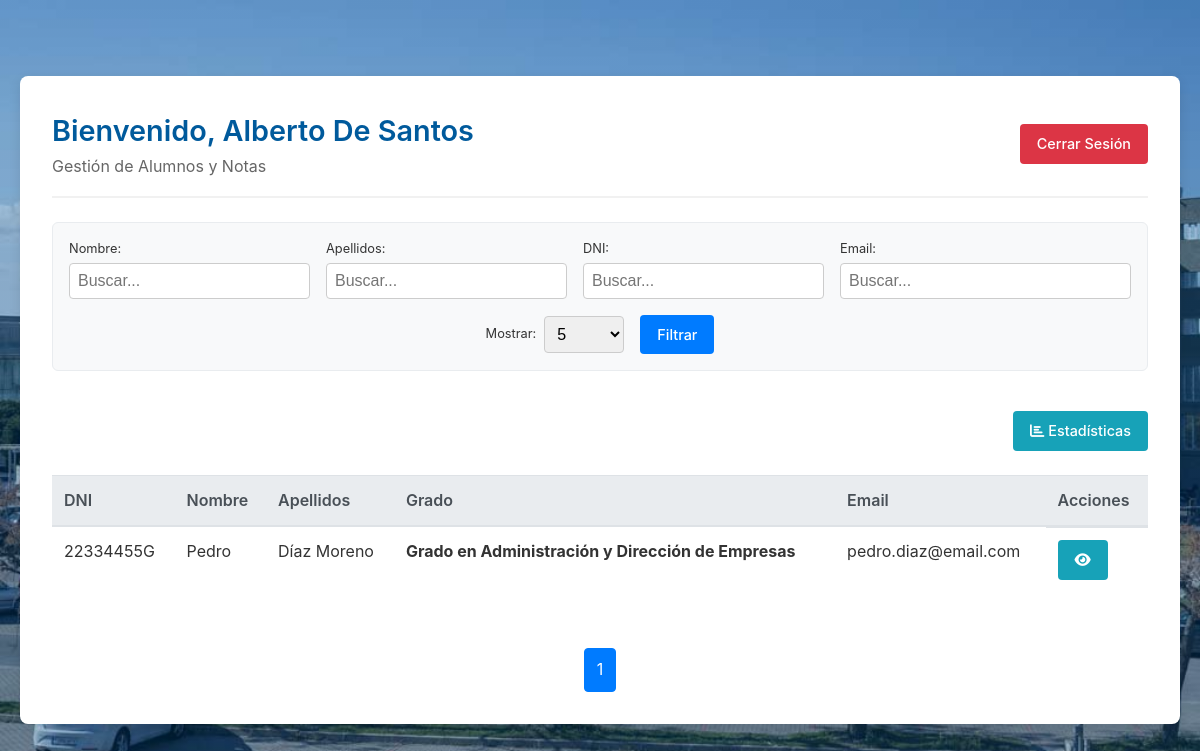
/index.php (signed in), run on the app's committed database.
### tables this page shows
CREATE TABLE IF NOT EXISTS tbl_alumnos (
    id INT AUTO_INCREMENT PRIMARY KEY,
    dni VARCHAR(15) NOT NULL UNIQUE,
    nombre VARCHAR(50) NOT NULL,
    apellido1 VARCHAR(50) NOT NULL,
    apellido2 VARCHAR(50),
    email VARCHAR(100) UNIQUE,
    fecha_nacimiento DATE NOT NULL
);

### index.php (the view, shortened to what this page needs)
<?php
require_once './conexion/connection.php';
$usuario = $_SESSION['user_nombre'];
$search_nombre = isset($_GET['search_nombre']) ? trim($_GET['search_nombre']) : '';
$search_apellido = isset($_GET['search_apellido']) ? trim($_GET['search_apellido']) : '';
$search_dni = isset($_GET['search_dni']) ? trim($_GET['search_dni']) : '';
$search_email = isset($_GET['search_email']) ? trim($_GET['search_email']) : '';
$limit = isset($_GET['limit']) ? (int)$_GET['limit'] : 5;
$page = isset($_GET['page']) ? (int)$_GET['page'] : 1;
$offset = ($page - 1) * $limit;
$params = [];
$rolUsuario = $_SESSION['user_rol'] ?? '';
$esProfesor = ($rolUsuario === 'profesor');
if ($esProfesor) {
    $sql = "SELECT DISTINCT a.*, g.nombre AS nombre_grado
            FROM tbl_alumnos a
            LEFT JOIN tbl_matriculas m ON a.id = m.id_alumno
            LEFT JOIN tbl_grados g ON m.id_grado = g.id
            INNER JOIN tbl_notas n ON a.id = n.id_alumno
            INNER JOIN tbl_profesor_asignatura pa ON n.id_asignatura = pa.id_asignatura
            WHERE pa.id_profesor = :id_profesor
            ";
    $params[':id_profesor'] = $_SESSION['user_id'];
} else {
    $sql = "SELECT a.*, g.nombre AS nombre_grado
            FROM tbl_alumnos a
            LEFT JOIN tbl_matriculas m ON a.id = m.id_alumno
            LEFT JOIN tbl_grados g ON m.id_grado = g.id
            WHERE 1=1";
}
if ($esProfesor) {
    $sqlCount = "SELECT COUNT(DISTINCT a.id) FROM tbl_alumnos a
                 LEFT JOIN tbl_matriculas m ON a.id = m.id_alumno
                 LEFT JOIN tbl_grados g ON m.id_grado = g.id
                 INNER JOIN tbl_notas n ON a.id = n.id_alumno
                 INNER JOIN tbl_profesor_asignatura pa ON n.id_asignatura = pa.id_asignatura
                 WHERE pa.id_profesor = :id_profesor";
} else {
    $sqlCount = "SELECT COUNT(*) FROM tbl_alumnos a
                 LEFT JOIN tbl_matriculas m ON a.id = m.id_alumno
                 LEFT JOIN tbl_grados g ON m.id_grado = g.id
                 WHERE 1=1";
}
$stmtCount = $conn->prepare($sqlCount);
$stmtCount->execute($params);
$totalRecords = $stmtCount->fetchColumn();
$totalPages = ($totalRecords > 0) ? (int)ceil($totalRecords / $limit) : 1;
$sql .= " LIMIT :limit OFFSET :offset";
$stmt = $conn->prepare($sql);
foreach ($params as $key => $value) {
    $stmt->bindValue($key, $value);
}
$stmt->bindValue(':limit', $limit, PDO::PARAM_INT);
$stmt->bindValue(':offset', $offset, PDO::PARAM_INT);
$stmt->execute();
$result = $stmt->fetchAll(PDO::FETCH_ASSOC);
$queryParams = http_build_query([
    'search_nombre' => $search_nombre,
    'search_apellido' => $search_apellido,
    'search_dni' => $search_dni,
    'search_email' => $search_email,
    'limit' => $limit
]);
?>
<!DOCTYPE html>
<html lang="es">
<head>
    <link rel="stylesheet" href="./css/style.css">
    <link rel="stylesheet" href="https://cdnjs.cloudflare.com/ajax/libs/font-awesome/6.0.0/css/all.min.css">
</head>
<body>
    <div class="dashboard-container">
        <div class="dashboard-header">
            <div>
                <h1>Bienvenido, <?php echo htmlspecialchars($usuario); ?></h1>
                <p>Gestión de Alumnos y Notas</p>
            </div>
            <div>
                <a href="./proc/logout.php" class="btn btn-danger">Cerrar Sesión</a>
            </div>
        </div>
        <div class="filters">
            <form action="./index.php" method="GET" class="filter-form">
                <div class="filter-row">
                    <div class="filter-group">
                        <label for="search_nombre" class="filter-label">Nombre:</label>
                        <input type="text" name="search_nombre" id="search_nombre" placeholder="Buscar..." value="<?php echo htmlspecialchars($search_nombre); ?>">
                    </div>
                    <div class="filter-group">
                        <label for="search_apellido" class="filter-label">Apellidos:</label>
                        <input type="text" name="search_apellido" id="search_apellido" placeholder="Buscar..." value="<?php echo htmlspecialchars($search_apellido); ?>">
                    </div>
                    <div class="filter-group">
                        <label for="search_dni" class="filter-label">DNI:</label>
                        <input type="text" name="search_dni" id="search_dni" placeholder="Buscar..." value="<?php echo htmlspecialchars($search_dni); ?>">
                    </div>
                    <div class="filter-group large">
                        <label for="search_email" class="filter-label">Email:</label>
                        <input type="text" name="search_email" id="search_email" placeholder="Buscar..." value="<?php echo htmlspecialchars($search_email); ?>">
                    </div>
                </div>
                <div class="filter-actions">
                    <div class="limit-group">
                        <div class="limit-wrapper">
                            <label for="limit" class="limit-label">Mostrar:</label>
                            <select name="limit" id="limit" onchange="this.form.submit()" class="limit-select">
                                <option value="5" <?php if ($limit == 5) echo 'selected'; ?>>5</option>
                            </select>
                        </div>
                        <button type="submit" class="btn btn-primary">Filtrar</button>
                    </div>
                    <div class="action-buttons">
                        <a href="./view/estadisticas.php" class="btn btn-info"><i class="fas fa-chart-bar"></i> Estadísticas</a>
                    </div>
                </div>
            </form>
        </div>
        <div class="table-responsive">
            <table class="table">
                <thead>
                    <tr>
                        <th>DNI</th>
                        <th>Nombre</th>
                        <th>Apellidos</th>
                        <th>Grado</th>
                        <th>Email</th>
                        <th>Acciones</th>
                    </tr>
                </thead>
                <tbody>
                    <?php if (count($result) > 0): ?>
                        <?php foreach ($result as $row): ?>
                            <tr>
                                <td><?php echo htmlspecialchars($row['dni']); ?></td>
                                <td><?php echo htmlspecialchars($row['nombre']); ?></td>
                                <td><?php echo htmlspecialchars($row['apellido1'] . ' ' . $row['apellido2']); ?></td>
                                <td>
                                    <?php
                                    if (!empty($row['nombre_grado'])) {
                                        echo "<b>" . htmlspecialchars($row['nombre_grado']) . "</b>";
                                    } else {
                                        echo '<span style="color:#999; font-style:italic;">Sin matricular</span>';
                                    }
                                    ?>
                                </td>
                                <td><?php echo htmlspecialchars($row['email']); ?></td>
                                <td class="actions">
                                    <a href="./view/ver_alumno.php?id=<?php echo $row['id']; ?>" class="btn btn-info" title="Ver Notas"><i class="fas fa-eye"></i></a>
                                </td>
                            </tr>
                        <?php endforeach; ?>
                    <?php else: ?>
                        <tr>
                            <td colspan="6" class="text-center">No se encontraron alumnos.</td>
                        </tr>
                    <?php endif; ?>
                </tbody>
            </table>
        </div>
        <?php if ($totalPages > 1): ?>
            <div class="pagination">
                <?php if ($page > 1): ?>
                    <a href="?page=<?php echo $page - 1; ?>&<?php echo $queryParams; ?>">&laquo; Anterior</a>
                <?php endif; ?>
                <?php for ($i = 1; $i <= $totalPages; $i++): ?>
                    <a href="?page=<?php echo $i; ?>&<?php echo $queryParams; ?>" class="<?php if ($i == $page) echo 'active'; ?>"><?php echo $i; ?></a>
                <?php endfor; ?>
                <?php if ($page < $totalPages): ?>
                    <a href="?page=<?php echo $page + 1; ?>&<?php echo $queryParams; ?>">Siguiente &raquo;</a>
                <?php endif; ?>
            </div>
        <?php else: ?>
            <div class="pagination">
                <?php for ($i = 1; $i <= $totalPages; $i++): ?>
                    <a href="?page=<?php echo $i; ?>&<?php echo $queryParams; ?>" class="<?php if ($i == $page) echo 'active'; ?>">
                        <?php echo $i; ?>
                    </a>
                <?php endfor; ?>
            </div>
        <?php endif; ?>
    </div>
</body>
</html>

### css/style.css (style rules this page uses)
* { margin: 0; padding: 0; box-sizing: border-box; }
body { font-family: -apple-system, BlinkMacSystemFont, "Segoe UI", Roboto, Helvetica, Arial, sans-serif; color: #333; line-height: 1.6; background-color: #f4f7f6; background-image: linear-gradient(rgba(0, 90, 156, 0.3), rgba(0, 90, 156, 0.3)), url('../img/escuela.jpg'); background-size: cover; background-position: center center; background-repeat: no-repeat; background-attachment: fixed; display: flex; justify-content: center; align-items: center; min-height: 100vh; padding: 20px; }
h1 { text-align: center; color: #005A9C; margin-bottom: 1.5rem; font-weight: 600; }
a { color: #007BFF; text-decoration: none; transition: color 0.3s ease; }
.dashboard-container { width: 100%; max-width: 1200px; background: #fff; border-radius: 8px; box-shadow: 0 4px 12px rgba(0, 0, 0, 0.1); padding: 2rem; margin: 2rem auto; display: flex; flex-direction: column; gap: 1.5rem; }
.dashboard-header { display: flex; justify-content: space-between; align-items: center; border-bottom: 2px solid #f1f1f1; padding-bottom: 1rem; flex-wrap: wrap; gap: 1rem; }
.dashboard-header h1 { margin: 0; text-align: left; font-size: 1.8rem; }
.dashboard-header p { color: #666; margin: 0; }
.filters { background: #f8f9fa; padding: 1rem; border-radius: 6px; border: 1px solid #e9ecef; position: relative; }
.action-buttons-moved { display: flex; justify-content: flex-end; gap: 1rem; margin-top: 1rem; flex-wrap: wrap; }
.filters input[type="text"], .filters select { padding: 0.5rem; border: 1px solid #ccc; border-radius: 4px; font-size: 1rem; }
.btn { display: inline-block; padding: 0.5rem 1rem; border-radius: 4px; text-decoration: none; font-weight: 500; cursor: pointer; transition: background-color 0.2s; border: 1px solid transparent; font-size: 0.9rem; text-align: center; font-family: inherit; line-height: 1.5; vertical-align: middle; }
.btn-primary { background-color: #007BFF; color: white; }
.btn-danger { background-color: #dc3545; color: white; }
.btn-info { background-color: #17a2b8; color: white; }
.table-responsive { overflow-x: auto; }
.table { width: 100%; border-collapse: collapse; margin-bottom: 1rem; background-color: transparent; }
.table th, .table td { padding: 0.75rem; vertical-align: top; border-top: 1px solid #dee2e6; text-align: left; }
.table th { vertical-align: bottom; border-bottom: 2px solid #dee2e6; background-color: #e9ecef; color: #495057; font-weight: 600; }
.table .actions { display: flex; gap: 0.5rem; }
.pagination { display: flex; justify-content: center; gap: 0.5rem; margin-top: 1rem; }
.pagination a { padding: 0.5rem 0.75rem; border: 1px solid #dee2e6; background-color: white; color: #007BFF; border-radius: 4px; }
.filters { background: #f8f9fa; padding: 1rem; border-radius: 6px; border: 1px solid #e9ecef; }
.filters form { display: flex; gap: 1rem; align-items: center; flex-wrap: wrap; }
.pagination a.active { background-color: #007BFF; color: white; border-color: #007BFF; }
.filter-form { display: flex; flex-direction: column; gap: 1rem; width: 100%; }
.filter-row { display: flex; gap: 1rem; flex-wrap: wrap; width: 100%; }
.filter-group { flex: 1 1 150px; min-width: 150px; }
.filter-group.large { flex: 1 1 200px; min-width: 200px; }
.filter-label { display: block; font-size: 0.8rem; margin-bottom: 0.2rem; }
.filters input[type="text"] { width: 100%; }
.filter-actions { display: flex; justify-content: space-between; align-items: center; flex-wrap: wrap; gap: 1rem; }
.limit-group { display: flex; align-items: center; gap: 1rem; flex-wrap: wrap; }
.limit-wrapper { display: flex; align-items: center; gap: 0.5rem; }
.limit-label { font-size: 0.8rem; margin: 0; }
.limit-select { min-width: 80px; }
.action-buttons { display: flex; gap: 1rem; }
.table tbody tr { animation: fadeInUp 0.5s ease-out backwards; }
.table tbody tr:nth-child(1) { animation-delay: 0.1s; }

### data on the page
tbl_alumnos: dni "22334455G", nombre "Pedro", apellido1+apellido2 "Díaz Moreno", nombre_grado "Grado en Administración y Dirección de Empresas", email "pedro.diaz@email.com"

### other printed values
$usuario "Alberto De Santos"
